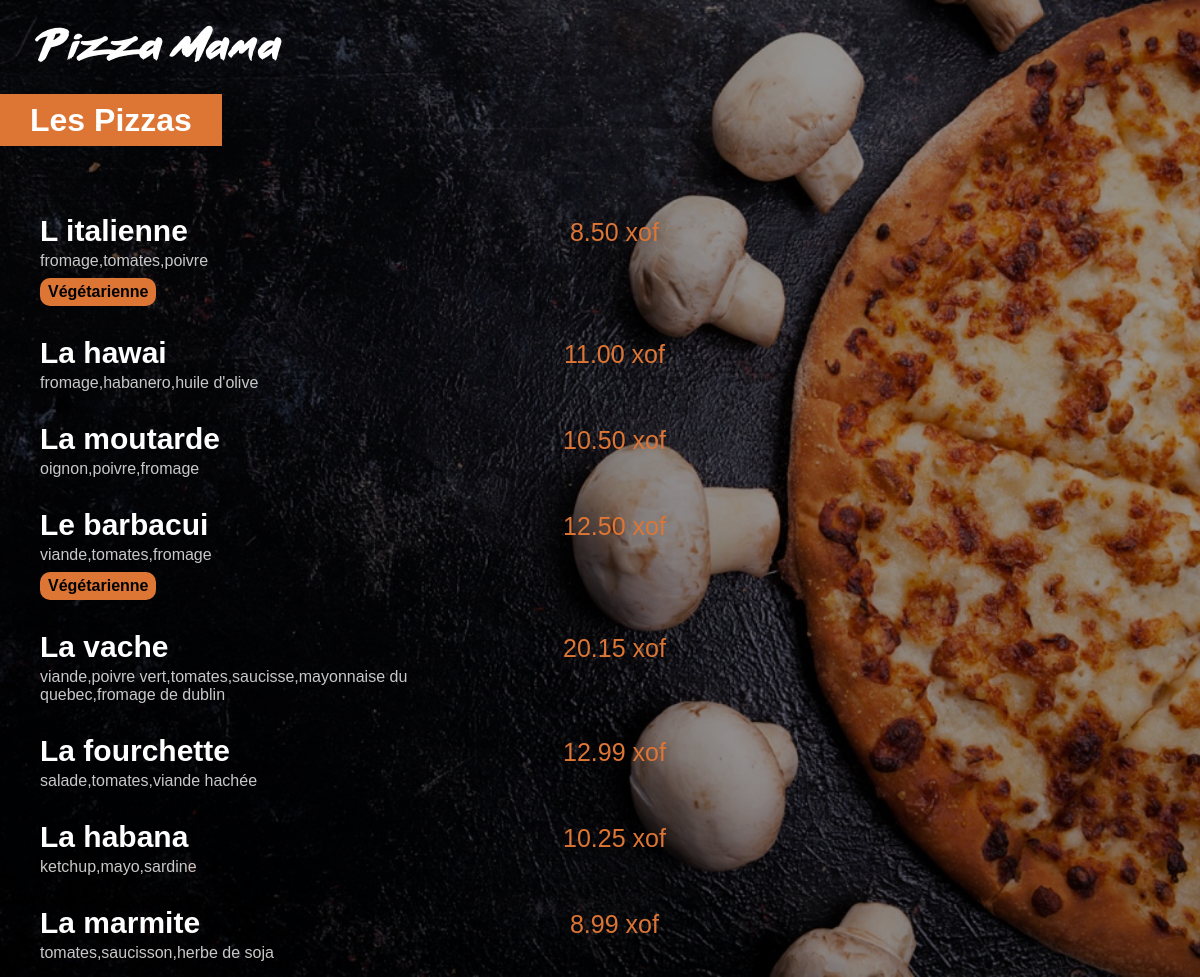
The app's page /menu/ with its own data.
### menu/models.py (models this page shows, shortened)
class Pizza(models.Model) :
    nom = models.CharField(max_length=200)
    ingredients = models.CharField(max_length=400)
    print = models.FloatField(default=0)
    vegetarien = models.BooleanField(default=False)

### menu/views.py (the view)
# urls.py: path('', views.home,name="index"),
def index(request):
    pizza = Pizza.objects.all()
    """pizza_details = []
    for pizza in pizza:
        pizza_details.append(pizza.nom+" : "+str(pizza.print)+" xof")
    return HttpResponse("les pizzas: "+", ".join(pizza_details))"""
    return render(request,'menu/index.html',{'pizza':pizza})

### menu/templates/menu/index.html (shortened to what this page needs)
{% load static %}
<html lang="en">
<head>
    <link rel="stylesheet" href="{% static 'menu/style.css' %}">
</head>
<body>
<img src="{% static 'menu/image/small_logo.png'%}" alt="" class="logo">
 <div class="menu_title">
        <h1>Les Pizzas</h1>
    </div>
<div class="menu_list">
     {% for pizza in pizza %}
    <div class="menu_list_item">
       <span class="item_title">{{ pizza.nom|capfirst }} </span>
        <span class="item_price">{{pizza.print | floatformat:2}} xof</span>
        <span class="item_ingredient">{{pizza.ingredients}}</span>
        {% if pizza.vegetarien is True %}
        <span class="item_vegetarien">Végétarienne</span>
        {% endif %}
    </div>
    {% endfor %}
</div>
</body>
</html>

### menu/static/menu/style.css (style rules this page uses)
body { background:linear-gradient(0deg, rgba(0, 0, 0, 0.4), rgba(0, 0, 0, 0.4)),url("image/menu_background.jpg") no-repeat center center fixed; -webkit-background-size: cover; -moz-background-size: cover; -o-background-size: cover; background-size: cover; color: white; margin:0px; font-family:Arial; }
.logo { margin-top:25px; margin-left:35px; }
h1 { background-color:#dd7535; display:inline; padding:8px 30px; }
.menu_title { margin-top:40px; margin-bottom:60px; }
.menu_list { margin-left:40px }
.menu_list_item { padding: 15px 0px; }
.item_title { font-weight:bold; font-size:30px; display:inline-block; width: 500px; }
.item_price { color:#dd7535; font-size:25px; margin-left:10px; width:120px; text-align:center; display:inline-block; }
.item_ingredient { color:#c8c8c8; display:block; margin-top:4px; width:400px; }
.item_vegetarien { background-color: #dd7535; display:inline-block; padding: 5px 8px; margin-top:8px; color: black; border-radius:10px; font-weight:bold; }

### records on screen
Pizza: nom "L italienne", print "8.50", ingredients "fromage,tomates,poivre", vegetarien "Végétarienne"
Pizza: nom "La hawai", print "11.00", ingredients "fromage,habanero,huile d'olive"
Pizza: nom "La moutarde", print "10.50", ingredients "oignon,poivre,fromage"
Pizza: nom "Le barbacui", print "12.50", ingredients "viande,tomates,fromage", vegetarien "Végétarienne"
Pizza: nom "La vache", print "20.15", ingredients "viande,poivre vert,tomates,saucisse,mayonnaise du quebec,fromage de dublin"
Pizza: nom "La fourchette", print "12.99", ingredients "salade,tomates,viande hachée"
Pizza: nom "La habana", print "10.25", ingredients "ketchup,mayo,sardine"
Pizza: nom "La marmite", print "8.99", ingredients "tomates,saucisson,herbe de soja"
